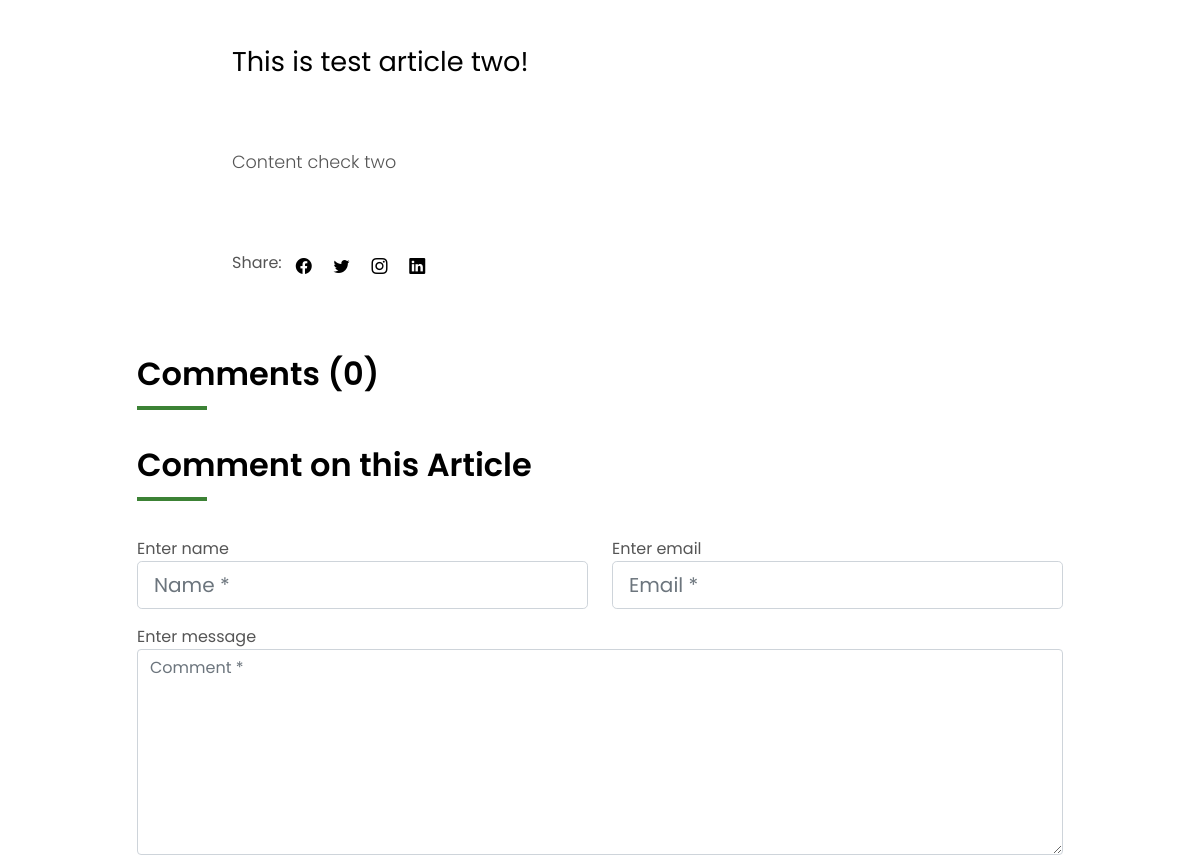
Before: /article_details/2/ (middle part) with the older database file.
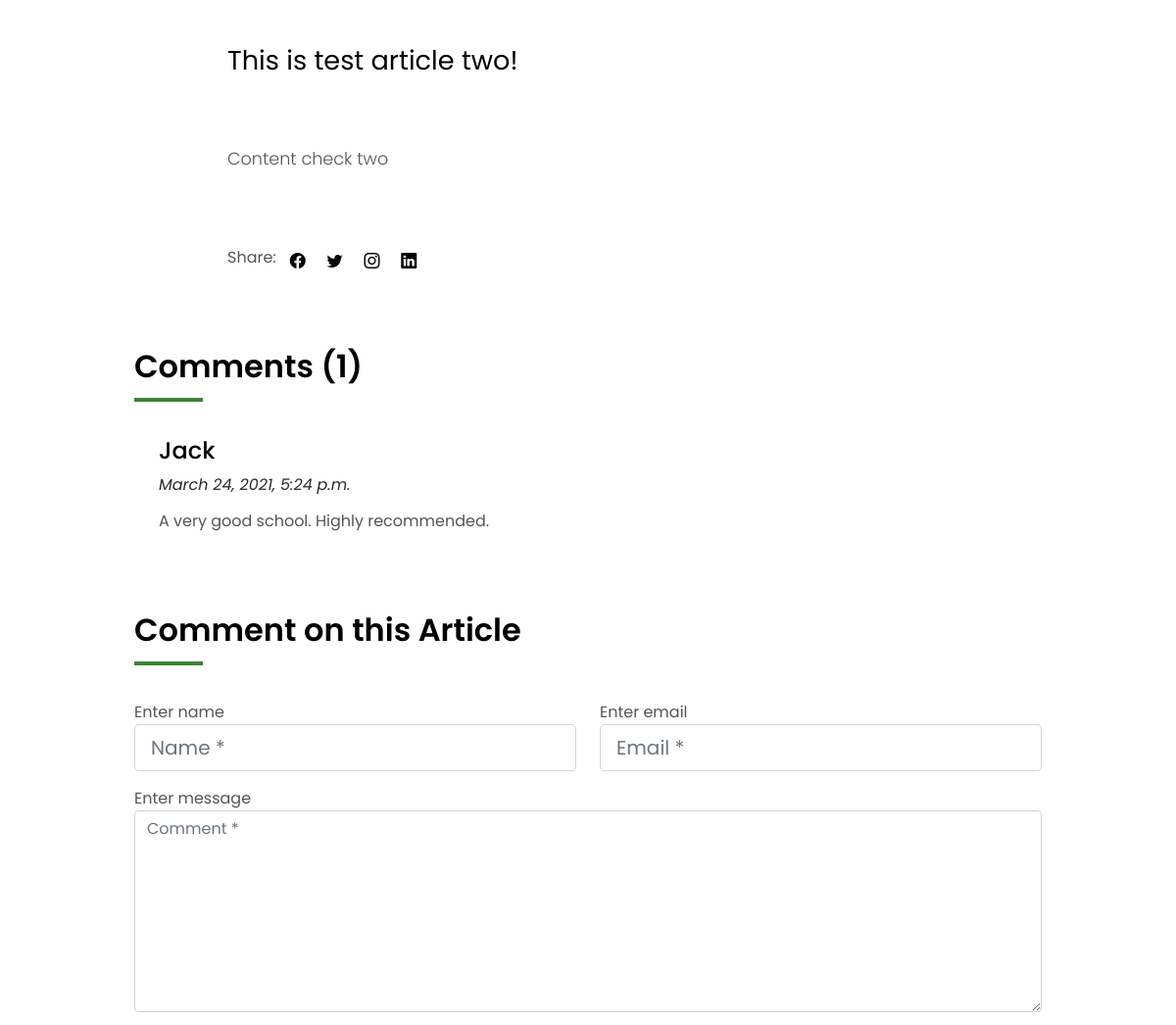
After: the same page with the newer database file.
### main/models.py (models this page shows, shortened)
class Blog(models.Model):
    title = models.CharField(max_length=256, help_text='Title of the Article')
    image = models.ImageField(upload_to='blogs/', help_text='Image to Display')
    tag = models.CharField(default='General News', max_length=128, help_text='Tags vary according to content, e.g: Sports, Academics, Religion tags. Defaults to "General News"')
    headline = models.TextField(help_text='This will be displayed as the main purpose of the article')
    content = models.TextField(help_text='Content of the article, this is not limited.')
    author = models.ForeignKey(User, on_delete=models.CASCADE, help_text='Article Publisher')
    created_at = models.DateField(help_text='Date of Publishement')
    published = models.BooleanField(help_text='When checked, the article is live and readable to the audience.', default=False)

class Comment(models.Model):
    blog = models.ForeignKey(Blog, on_delete=models.CASCADE, related_name="comments", null=True, blank=True)
    name = models.CharField(max_length=128)
    email = models.EmailField()
    comment = models.TextField()
    created_on = models.DateTimeField(null=True, blank=True)
    active = models.BooleanField(default=False)
    class Meta:
        ordering = ['created_on']

### main/views.py (the view, shortened to what this page needs)
# urls.py: path('article_details/<int:blog_id>/', views.article_details, name='article_details'),
def article_details(request, blog_id):
    article = get_object_or_404(Blog, pk=blog_id)
    comment_count = article.comments.filter(active=True).count()
    approved_comments = article.comments.filter(active=True)
    return render(request, 'main/article_details.html', {"article": article, "comment_count": comment_count, "approved_comments": approved_comments})

### main/templates/main/article_details.html (shortened to what this page needs)
{% extends 'base.html' %}
{% load static %}
{% block content %}
    <section class="news-single nav-arrow-b">
      <div class="container">
        <div class="row">
          <div class="col-md-10 offset-md-1 col-lg-8 offset-lg-2">
            <div class="post-information">
            </div>
            <div class="post-content color-text-a">
              <p class="post-intro">
                {{ article.headline }}
              </p>
              <p>
                {{ article.content }}
              </p>
            </div>
            <div class="post-footer">
              <div class="post-share">
                <span>Share: </span>
                <ul class="list-inline socials">
                  <li class="list-inline-item">
                    <a href="#">
                      <i class="bi bi-facebook" aria-hidden="true"></i>
                    </a>
                  </li>
                  <li class="list-inline-item">
                    <a href="#">
                      <i class="bi bi-twitter" aria-hidden="true"></i>
                    </a>
                  </li>
                  <li class="list-inline-item">
                    <a href="#">
                      <i class="bi bi-instagram" aria-hidden="true"></i>
                    </a>
                  </li>
                  <li class="list-inline-item">
                    <a href="#">
                      <i class="bi bi-linkedin" aria-hidden="true"></i>
                    </a>
                  </li>
                </ul>
              </div>
            </div>
          </div>
            <div class="col-md-10 offset-md-1 col-lg-10 offset-lg-1">
            <div class="title-box-d">
              <h3 class="title-d">Comments ({{ comment_count }})</h3>
            </div>
            <div class="box-comments">
              <ul class="list-comments">
               {% for approved_comment in approved_comments.all %}
                  <li>
                  <div class="comment-details">
                    <h4 class="comment-author"> {{ approved_comment.name | capfirst }}</h4>
                    <span>{{ approved_comment.created_on }}</span>
                    <p class="comment-description">
                      {{ approved_comment.comment }}
                    </p>
                  </div>
                </li>
                {% endfor %}
              </ul>
            </div>
      <div class="form-comments">
    <div class="title-box-d">
      <h3 class="title-d">Comment on this Article</h3>
    </div>
    <form class="form-a" action="{% url 'article_details' article.id %}" method='POST'>
      <div class="row">
        {% if user.is_authenticated %}
        <div class="col-md-6 mb-3">
          <div class="form-group">
            <label for="inputName">Commenting as <span class="color-b">{{ user | capfirst }} </span></label>
            <input type="hidden" name="user_name" value="{{ user }}">
          </div>
        </div>
          <div class="col-md-6 mb-3">
          <div class="form-group">
            <label for="inputEmail1">Using Email as <span class="color-b">{{ user.email }} </span></label>
            <input type="hidden" name="user_email" value="{{ user.email }}">
          </div>
        </div>
        {% else %}
          <div class="col-md-6 mb-3">
          <div class="form-group">
            <label for="inputName">Enter name</label>
            <input type="text" name="user_name" class="form-control form-control-lg form-control-a" id="inputName" placeholder="Name *" required>
          </div>
        </div>
          <div class="col-md-6 mb-3">
          <div class="form-group">
            <label for="inputEmail1">Enter email</label>
            <input type="email" name="user_email" class="form-control form-control-lg form-control-a" id="inputEmail1" placeholder="Email *" required>
          </div>
        </div>
        {% endif %}
        <div class="col-md-12 mb-3">
          <div class="form-group">
            <label for="textMessage">Enter message</label>
            <textarea id="textMessage" class="form-control" placeholder="Comment *" name="user_comment" cols="45" rows="8" required></textarea>
          </div>
        </div>
        <br>
      </div>
    </form>
    </div>
    </div>
    </div>
    </div>
    </section>
{% endblock %}

### main/templates/base.html (shortened to what this page needs)
<!DOCTYPE html>
{% load static %}
<html lang="en">
<head>
  <link rel="stylesheet" href="https://cdn.jsdelivr.net/gh/Wruczek/Bootstrap-Cookie-Alert@gh-pages/cookiealert.css">
  <link href="{% static 'vendor/animate.css/animate.min.css' %}" rel="stylesheet">
  <link href="{% static 'vendor/bootstrap/css/bootstrap.min.css' %}" rel="stylesheet">
  <link href="{% static 'vendor/bootstrap-icons/bootstrap-icons.css' %}" rel="stylesheet">
  <link href="{% static 'vendor/swiper/swiper-bundle.min.css' %}" rel="stylesheet">
  <link href="{% static '//maxcdn.bootstrapcdn.com/bootstrap/4.1.1/css/bootstrap.min.css' %}" rel="stylesheet" id="bootstrap-css">
  <link href="https://maxcdn.bootstrapcdn.com/font-awesome/4.7.0/css/font-awesome.min.css" rel="stylesheet" />
  <link rel="stylesheet" type="text/css" href="{% static 'css/style.css' %}">
</head>
<body>
  {% block content %}
  {% endblock %}
</body>
</html>

### mariseco/static/css/style.css (style rules this page uses)
body { font-family: 'Poppins', sans-serif; color: #555555; }
h1, h2, h3, h4, h5, h6 { color: #000000; }
a { color: #000000; text-decoration: none; transition: all .5s ease; }
.color-text-a { text-decoration: none; color: #555555; }
.title-box-d { padding-bottom: 1.8rem; margin-bottom: 1rem; position: relative; }
.title-box-d .title-d { font-weight: 600; font-size: 2rem; }
.title-box-d .title-d:after { content: ''; position: absolute; width: 70px; height: 4px; background-color: #3c8235; bottom: 20px; left: 0; }
.ul-resect ul, .list-a ul, .box-comments ul { list-style: none; padding-left: 0; margin-bottom: 0; }
.post-information { padding: 3rem 0; }
.post-content { font-size: 1.1rem; font-weight: 300; line-height: 1.6; }
.post-content .post-intro { font-size: 1.7rem; font-weight: 300; margin-bottom: 4rem; line-height: 1.6; color: #000000; font-weight: 400; }
.post-content p { margin-bottom: 1.7rem; }
.post-footer { padding: 3rem 0 4rem; }
.post-share .socials { display: inline-block; }
.post-share .socials li { margin-left: .6rem; }
.box-comments .list-comments li { padding-bottom: 3.5rem; }
.box-comments .list-comments .comment-author { font-size: 1.3rem; }
@media (min-width: 768px) { .box-comments .list-comments .comment-author { font-size: 1.5rem; } }
.box-comments .list-comments .comment-details { display: table-cell; vertical-align: top; padding-left: 25px; }
.box-comments .list-comments .comment-description { padding: .8rem 0 .5rem 0; }
.box-comments .list-comments span { display: block; color: #2B2A2A; font-style: italic; }

Changed rows visible on the page:
added Comment: name "Jack", created_on "March 24, 2021, 5:24 p.m.", comment "A very good school. Highly recommended."
Other visible differences:
{{ comment_count }}: "0" → "1"
